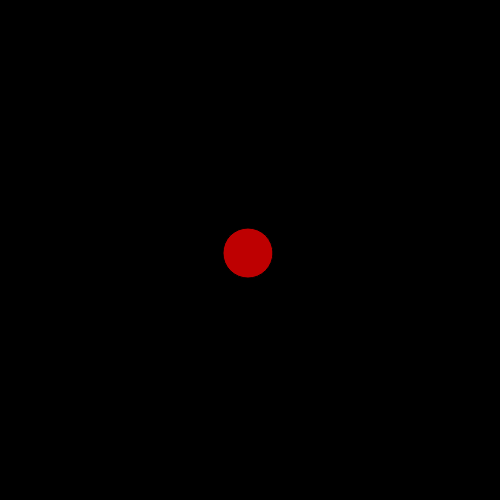
Frame 1 (no input)
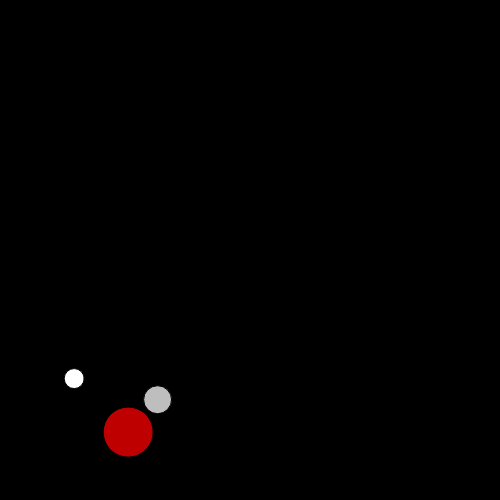
Frame 60 (no input)
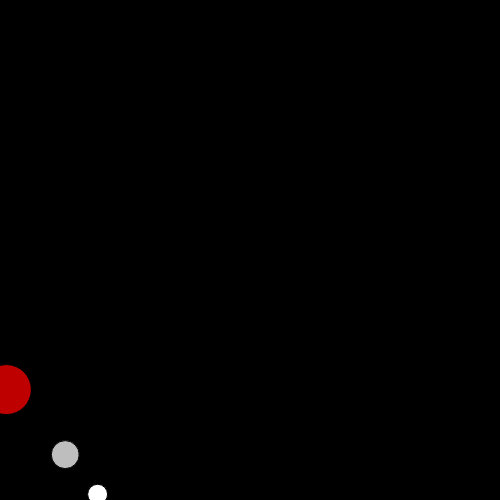
Frame 120 (the mouse pressed at the canvas centre since frame 60)

The p5.js sketch that drew these frames (run headless with seeded random() and noise() and a simulated clock; from frame 60 on, the mouse is pressed at the canvas centre):

// p5.js sketch
// ── sketch.js
//Example 2.4.2
// Simple Array Version with vector movement code

let speedXlist = [0.0, 0.0, 0.0];
let speedYlist = [0.0, 0.0, 0.0];
let loXlist =    [0.0, 0.0, 0.0];
let loYlist =    [0.0, 0.0, 0.0];

function setup() {

    background(0);
    createCanvas(500, 500);

    //ball 1 coord
    loXlist[0] = width/2;
    loYlist[0] = height/2;

    //ball 2 coord
    loXlist[1] = width/2;
    loYlist[1] = height/2;

    //ball 3 coord
    loXlist[2] = width/2;
    loYlist[2] = height/2;

    //ball 1 speed
    speedYlist[0] = random(-5,5);
    speedXlist[0] = random(-5,5);
    

    //ball 2 speed
    speedYlist[1] = random(-5,5);
    speedXlist[1] = random(-5,5);

    //ball 2 speed
    speedYlist[2] = random(-5,5);
    speedXlist[2] = random(-5,5);
}

function draw() {
    background(0);

    console.log(speedXlist, " ", speedYlist)

    // First one (item 0)
    if ((loXlist[0]< 0)||(loXlist[0] > width)) {
    speedXlist[0] = -speedXlist[0];
    }
    if ((loYlist[0]< 0) || (loYlist[0] > height)) {
        speedYlist[0] = -speedYlist[0];
    }
    // Second one (item 1)
    if ((loXlist[1]< 0)||(loXlist[1] > width)) {
    speedXlist[1] = -speedXlist[1];
    }
    if ((loYlist[1]< 0) || (loYlist[1] > height)) {
    speedYlist[1] = -speedYlist[1];
    }

    // Third one (item 1)
    if ((loXlist[2]< 0)||(loXlist[2] > width)) {
      speedXlist[2] = -speedXlist[2];
      }
      if ((loYlist[2]< 0) || (loYlist[2] > height)) {
      speedYlist[2] = -speedYlist[2];
      }

    // update the position of the ball and print to screen

    loXlist[0] += speedXlist[0];
    loYlist[0] += speedYlist[0];
    fill(255);
    ellipse(loXlist[0], loYlist[0], 20, 20);

    loXlist[1] += speedXlist[1];
    loYlist[1] += speedYlist[1];
    fill(190);
    ellipse(loXlist[1], loYlist[1], 28, 28);

    loXlist[2] += speedXlist[2];
    loYlist[2] += speedYlist[2];
    fill(190, 0, 1 );
    ellipse(loXlist[2], loYlist[2], 50, 50);
}
